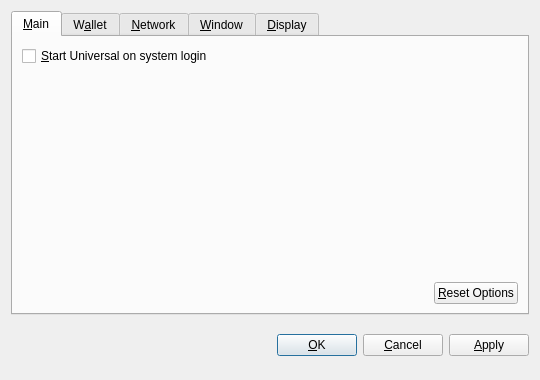
<?xml version="1.0" encoding="UTF-8"?>
<ui version="4.0">
 <class>OptionsDialog</class>
 <widget class="QDialog" name="OptionsDialog">
  <property name="geometry">
   <rect>
    <x>0</x>
    <y>0</y>
    <width>540</width>
    <height>380</height>
   </rect>
  </property>
  <property name="windowTitle">
   <string>Options</string>
  </property>
  <property name="modal">
   <bool>true</bool>
  </property>
  <layout class="QVBoxLayout" name="verticalLayout">
   <item>
    <widget class="QTabWidget" name="tabWidget">
     <property name="tabPosition">
      <enum>QTabWidget::North</enum>
     </property>
     <property name="currentIndex">
      <number>0</number>
     </property>
     <widget class="QWidget" name="tabMain">
      <attribute name="title">
       <string>&amp;Main</string>
      </attribute>
      <layout class="QVBoxLayout" name="verticalLayout_Main">
       <item>
        <widget class="QCheckBox" name="bitcoinAtStartup">
         <property name="toolTip">
          <string>Automatically start Universal after logging in to the system.</string>
         </property>
         <property name="text">
          <string>&amp;Start Universal on system login</string>
         </property>
        </widget>
       </item>
       <item>
        <spacer name="verticalSpacer_Main">
         <property name="orientation">
          <enum>Qt::Vertical</enum>
         </property>
         <property name="sizeHint" stdset="0">
          <size>
           <width>20</width>
           <height>40</height>
          </size>
         </property>
        </spacer>
       </item>
       <item>
        <layout class="QHBoxLayout" name="horizontalLayout_2_Main">
         <item>
          <spacer name="horizontalSpacer_2_Main">
           <property name="orientation">
            <enum>Qt::Horizontal</enum>
           </property>
           <property name="sizeHint" stdset="0">
            <size>
             <width>40</width>
             <height>20</height>
            </size>
           </property>
          </spacer>
         </item>
         <item>
          <widget class="QPushButton" name="resetButton">
           <property name="toolTip">
            <string>Reset all client options to default.</string>
           </property>
           <property name="text">
            <string>&amp;Reset Options</string>
           </property>
           <property name="autoDefault">
            <bool>false</bool>
           </property>
          </widget>
         </item>
        </layout>
       </item>
      </layout>
     </widget>
     <widget class="QWidget" name="tabWallet">
      <attribute name="title">
       <string>W&amp;allet</string>
      </attribute>
      <layout class="QVBoxLayout" name="verticalLayout_Network">
       <item>
        <widget class="QLabel" name="transactionFeeInfoLabel">
         <property name="text">
          <string>Optional transaction fee per kB that helps make sure your transactions are processed quickly. Most transactions are 1 kB.</string>
         </property>
         <property name="textFormat">
          <enum>Qt::PlainText</enum>
         </property>
         <property name="wordWrap">
          <bool>true</bool>
         </property>
        </widget>
       </item>
       <item>
        <layout class="QHBoxLayout" name="horizontalLayout_1_Main">
         <item>
          <widget class="QLabel" name="transactionFeeLabel">
           <property name="text">
            <string>Pay transaction &amp;fee</string>
           </property>
           <property name="textFormat">
            <enum>Qt::PlainText</enum>
           </property>
           <property name="buddy">
            <cstring>transactionFee</cstring>
           </property>
          </widget>
         </item>
         <item>
          <widget class="BitcoinAmountField" name="transactionFee"/>
         </item>
         <item>
          <spacer name="horizontalSpacer_1_Main">
           <property name="orientation">
            <enum>Qt::Horizontal</enum>
           </property>
           <property name="sizeHint" stdset="0">
            <size>
             <width>40</width>
             <height>20</height>
            </size>
           </property>
          </spacer>
         </item>
        </layout>
       </item>
       <item>
        <widget class="QLabel" name="label">
         <property name="text">
          <string>If you disable the spending of unconfirmed change, the change from a transaction cannot be used until that transaction has at least one confirmation. This also affects how your balance is computed.</string>
         </property>
         <property name="wordWrap">
          <bool>true</bool>
         </property>
        </widget>
       </item>
       <item>
        <widget class="QCheckBox" name="spendZeroConfChange">
         <property name="text">
          <string>Spend unconfirmed change  (experts only)</string>
         </property>
        </widget>
       </item>
       <item>
        <spacer name="verticalSpacer">
         <property name="orientation">
          <enum>Qt::Vertical</enum>
         </property>
         <property name="sizeHint" stdset="0">
          <size>
           <width>20</width>
           <height>40</height>
          </size>
         </property>
        </spacer>
       </item>
      </layout>
     </widget>
     <widget class="QWidget" name="tabNetwork">
      <attribute name="title">
       <string>&amp;Network</string>
      </attribute>
      <layout class="QVBoxLayout" name="verticalLayout_Network">
       <item>
        <widget class="QCheckBox" name="mapPortUpnp">
         <property name="toolTip">
          <string>Automatically open the Universal client port on the router. This only works when your router supports UPnP and it is enabled.</string>
         </property>
         <property name="text">
          <string>Map port using &amp;UPnP</string>
         </property>
        </widget>
       </item>
       <item>
        <widget class="QCheckBox" name="connectSocks">
         <property name="toolTip">
          <string>Connect to the Universal network through a SOCKS proxy (e.g. when connecting through Tor).</string>
         </property>
         <property name="text">
          <string>&amp;Connect through SOCKS proxy:</string>
         </property>
        </widget>
       </item>
       <item>
        <layout class="QHBoxLayout" name="horizontalLayout_Network">
         <item>
          <widget class="QLabel" name="proxyIpLabel">
           <property name="text">
            <string>Proxy &amp;IP:</string>
           </property>
           <property name="textFormat">
            <enum>Qt::PlainText</enum>
           </property>
           <property name="buddy">
            <cstring>proxyIp</cstring>
           </property>
          </widget>
         </item>
         <item>
          <widget class="QValidatedLineEdit" name="proxyIp">
           <property name="maximumSize">
            <size>
             <width>140</width>
             <height>16777215</height>
            </size>
           </property>
           <property name="toolTip">
            <string>IP address of the proxy (e.g. 127.0.0.1)</string>
           </property>
          </widget>
         </item>
         <item>
          <widget class="QLabel" name="proxyPortLabel">
           <property name="text">
            <string>&amp;Port:</string>
           </property>
           <property name="textFormat">
            <enum>Qt::PlainText</enum>
           </property>
           <property name="buddy">
            <cstring>proxyPort</cstring>
           </property>
          </widget>
         </item>
         <item>
          <widget class="QLineEdit" name="proxyPort">
           <property name="maximumSize">
            <size>
             <width>55</width>
             <height>16777215</height>
            </size>
           </property>
           <property name="toolTip">
            <string>Port of the proxy (e.g. 9050)</string>
           </property>
          </widget>
         </item>
         <item>
          <widget class="QLabel" name="socksVersionLabel">
           <property name="text">
            <string>SOCKS &amp;Version:</string>
           </property>
           <property name="textFormat">
            <enum>Qt::PlainText</enum>
           </property>
           <property name="buddy">
            <cstring>socksVersion</cstring>
           </property>
          </widget>
         </item>
         <item>
          <widget class="QValueComboBox" name="socksVersion">
           <property name="toolTip">
            <string>SOCKS version of the proxy (e.g. 5)</string>
           </property>
          </widget>
         </item>
         <item>
          <spacer name="horizontalSpacer_Network">
           <property name="orientation">
            <enum>Qt::Horizontal</enum>
           </property>
           <property name="sizeHint" stdset="0">
            <size>
             <width>40</width>
             <height>20</height>
            </size>
           </property>
          </spacer>
         </item>
        </layout>
       </item>
       <item>
        <spacer name="verticalSpacer_Network">
         <property name="orientation">
          <enum>Qt::Vertical</enum>
         </property>
         <property name="sizeHint" stdset="0">
          <size>
           <width>20</width>
           <height>40</height>
          </size>
         </property>
        </spacer>
       </item>
      </layout>
     </widget>
     <widget class="QWidget" name="tabWindow">
      <attribute name="title">
       <string>&amp;Window</string>
      </attribute>
      <layout class="QVBoxLayout" name="verticalLayout_Window">
       <item>
        <widget class="QCheckBox" name="minimizeToTray">
         <property name="toolTip">
          <string>Show only a tray icon after minimizing the window.</string>
         </property>
         <property name="text">
          <string>&amp;Minimize to the tray instead of the taskbar</string>
         </property>
        </widget>
       </item>
       <item>
        <widget class="QCheckBox" name="minimizeOnClose">
         <property name="toolTip">
          <string>Minimize instead of exit the application when the window is closed. When this option is enabled, the application will be closed only after selecting Quit in the menu.</string>
         </property>
         <property name="text">
          <string>M&amp;inimize on close</string>
         </property>
        </widget>
       </item>
       <item>
        <spacer name="verticalSpacer_Window">
         <property name="orientation">
          <enum>Qt::Vertical</enum>
         </property>
         <property name="sizeHint" stdset="0">
          <size>
           <width>20</width>
           <height>40</height>
          </size>
         </property>
        </spacer>
       </item>
      </layout>
     </widget>
     <widget class="QWidget" name="tabDisplay">
      <attribute name="title">
       <string>&amp;Display</string>
      </attribute>
      <layout class="QVBoxLayout" name="verticalLayout_Display">
       <item>
        <layout class="QHBoxLayout" name="horizontalLayout_1_Display">
         <item>
          <widget class="QLabel" name="langLabel">
           <property name="text">
            <string>User Interface &amp;language:</string>
           </property>
           <property name="textFormat">
            <enum>Qt::PlainText</enum>
           </property>
           <property name="buddy">
            <cstring>lang</cstring>
           </property>
          </widget>
         </item>
         <item>
          <widget class="QValueComboBox" name="lang">
           <property name="toolTip">
            <string>The user interface language can be set here. This setting will take effect after restarting Universal.</string>
           </property>
          </widget>
         </item>
        </layout>
       </item>
       <item>
        <layout class="QHBoxLayout" name="horizontalLayout_2_Display">
         <item>
          <widget class="QLabel" name="unitLabel">
           <property name="text">
            <string>&amp;Unit to show amounts in:</string>
           </property>
           <property name="textFormat">
            <enum>Qt::PlainText</enum>
           </property>
           <property name="buddy">
            <cstring>unit</cstring>
           </property>
          </widget>
         </item>
         <item>
          <widget class="QValueComboBox" name="unit">
           <property name="toolTip">
            <string>Choose the default subdivision unit to show in the interface and when sending coins.</string>
           </property>
          </widget>
         </item>
        </layout>
       </item>
       <item>
        <widget class="QCheckBox" name="displayAddresses">
         <property name="toolTip">
          <string>Whether to show Universal addresses in the transaction list or not.</string>
         </property>
         <property name="text">
          <string>&amp;Display addresses in transaction list</string>
         </property>
        </widget>
       </item>
       <item>
        <widget class="QCheckBox" name="coinControlFeatures">
         <property name="toolTip">
          <string>Whether to show coin control features or not.</string>
         </property>
         <property name="text">
          <string>Display coin &amp;control features (experts only!)</string>
         </property>
        </widget>
       </item>
       <item>
        <spacer name="verticalSpacer_Display">
         <property name="orientation">
          <enum>Qt::Vertical</enum>
         </property>
         <property name="sizeHint" stdset="0">
          <size>
           <width>20</width>
           <height>40</height>
          </size>
         </property>
        </spacer>
       </item>
      </layout>
     </widget>
    </widget>
   </item>
   <item>
    <layout class="QHBoxLayout" name="horizontalLayout_Buttons">
     <item>
      <spacer name="horizontalSpacer_1">
       <property name="orientation">
        <enum>Qt::Horizontal</enum>
       </property>
       <property name="sizeHint" stdset="0">
        <size>
         <width>40</width>
         <height>48</height>
        </size>
       </property>
      </spacer>
     </item>
     <item>
      <widget class="QLabel" name="statusLabel">
       <property name="font">
        <font>
         <weight>75</weight>
         <bold>true</bold>
        </font>
       </property>
       <property name="text">
        <string/>
       </property>
       <property name="textFormat">
        <enum>Qt::PlainText</enum>
       </property>
       <property name="wordWrap">
        <bool>true</bool>
       </property>
      </widget>
     </item>
     <item>
      <spacer name="horizontalSpacer_2">
       <property name="orientation">
        <enum>Qt::Horizontal</enum>
       </property>
       <property name="sizeHint" stdset="0">
        <size>
         <width>40</width>
         <height>48</height>
        </size>
       </property>
      </spacer>
     </item>
     <item>
      <widget class="QPushButton" name="okButton">
       <property name="text">
        <string>&amp;OK</string>
       </property>
      </widget>
     </item>
     <item>
      <widget class="QPushButton" name="cancelButton">
       <property name="text">
        <string>&amp;Cancel</string>
       </property>
       <property name="autoDefault">
        <bool>false</bool>
       </property>
      </widget>
     </item>
     <item>
      <widget class="QPushButton" name="applyButton">
       <property name="text">
        <string>&amp;Apply</string>
       </property>
       <property name="autoDefault">
        <bool>false</bool>
       </property>
      </widget>
     </item>
    </layout>
   </item>
  </layout>
 </widget>
 <customwidgets>
  <customwidget>
   <class>BitcoinAmountField</class>
   <extends>QSpinBox</extends>
   <header>bitcoinamountfield.h</header>
  </customwidget>
  <customwidget>
   <class>QValueComboBox</class>
   <extends>QComboBox</extends>
   <header>qvaluecombobox.h</header>
  </customwidget>
  <customwidget>
   <class>QValidatedLineEdit</class>
   <extends>QLineEdit</extends>
   <header>qvalidatedlineedit.h</header>
  </customwidget>
 </customwidgets>
 <resources/>
 <connections/>
</ui>
